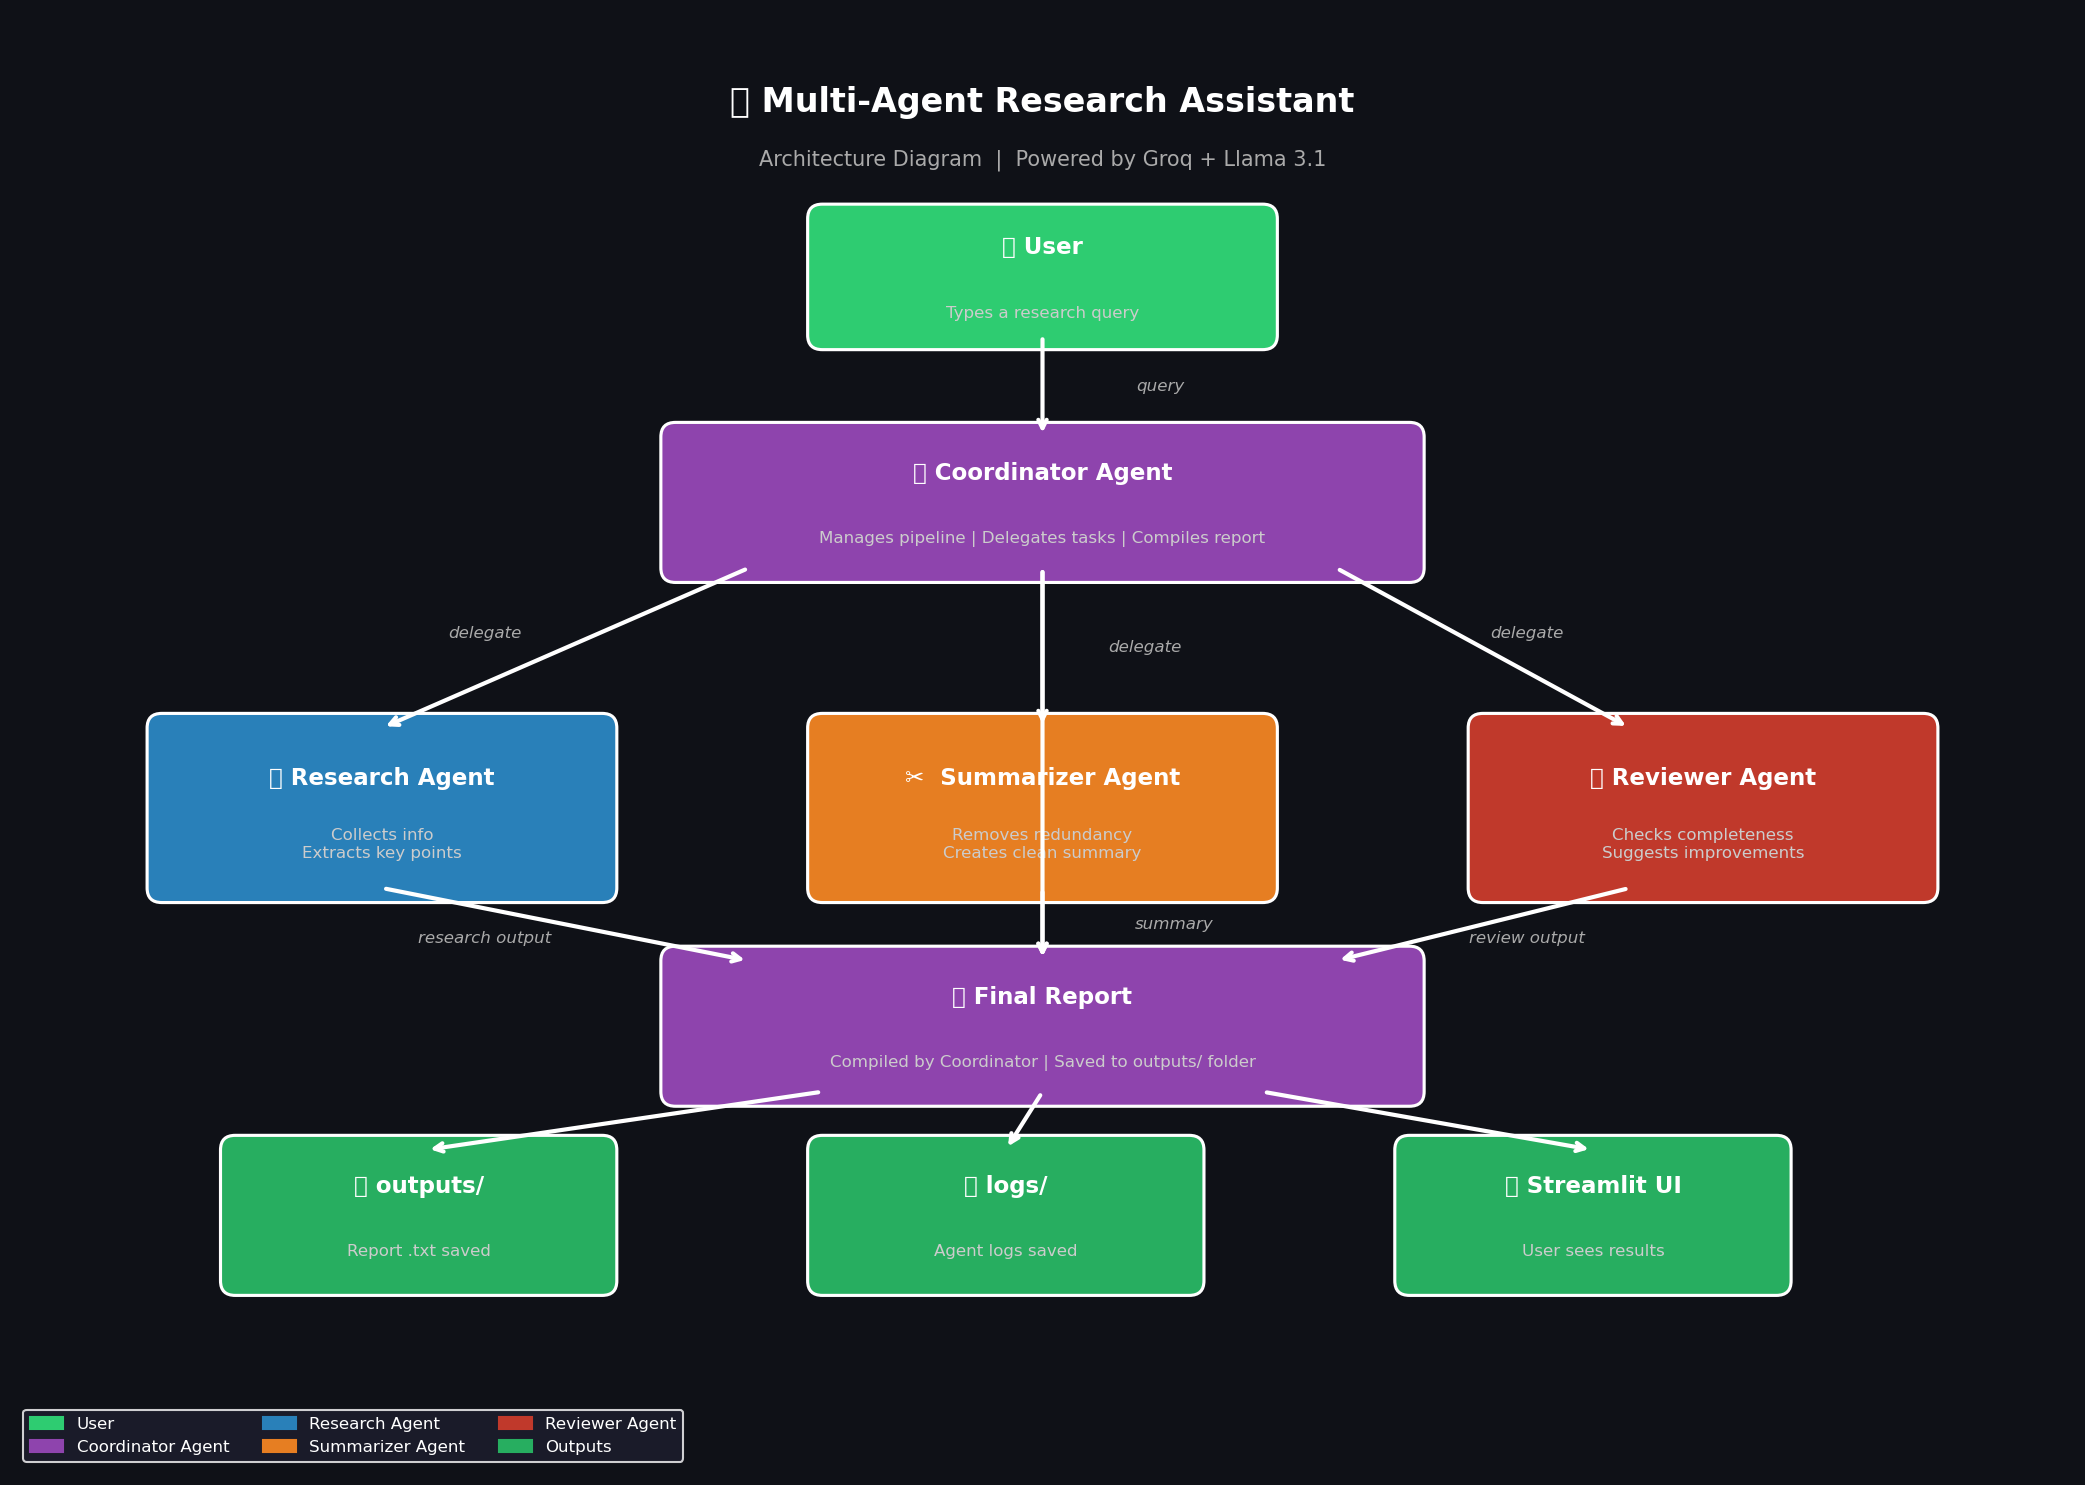

This figure's Python source:
# architecture_diagram.py
# This creates a beautiful architecture diagram for our project
# Run it to generate architecture_diagram.png

import matplotlib.pyplot as plt
import matplotlib.patches as mpatches
from matplotlib.patches import FancyBboxPatch, FancyArrowPatch

fig, ax = plt.subplots(1, 1, figsize=(14, 10))
ax.set_xlim(0, 14)
ax.set_ylim(0, 10)
ax.axis('off')
fig.patch.set_facecolor('#0f1117')
ax.set_facecolor('#0f1117')

# ── Helper functions ──────────────────────────────────────────────────────────
def draw_box(ax, x, y, w, h, color, text, subtext="", text_color="white"):
    box = FancyBboxPatch(
        (x, y), w, h,
        boxstyle="round,pad=0.1",
        facecolor=color,
        edgecolor="white",
        linewidth=1.5
    )
    ax.add_patch(box)
    ax.text(
        x + w/2, y + h/2 + (0.2 if subtext else 0),
        text,
        ha='center', va='center',
        fontsize=11, fontweight='bold',
        color=text_color
    )
    if subtext:
        ax.text(
            x + w/2, y + h/2 - 0.25,
            subtext,
            ha='center', va='center',
            fontsize=8, color='#cccccc'
        )

def draw_arrow(ax, x1, y1, x2, y2, color='white'):
    ax.annotate(
        '',
        xy=(x2, y2),
        xytext=(x1, y1),
        arrowprops=dict(
            arrowstyle='->', color=color,
            lw=2.0
        )
    )

def draw_label(ax, x, y, text, color='#aaaaaa'):
    ax.text(x, y, text, ha='center', va='center',
            fontsize=8, color=color, style='italic')

# ── Title ─────────────────────────────────────────────────────────────────────
ax.text(7, 9.4, '🤖 Multi-Agent Research Assistant',
        ha='center', va='center',
        fontsize=16, fontweight='bold', color='white')
ax.text(7, 9.0, 'Architecture Diagram  |  Powered by Groq + Llama 3.1',
        ha='center', va='center',
        fontsize=10, color='#aaaaaa')

# ── User Box ──────────────────────────────────────────────────────────────────
draw_box(ax, 5.5, 7.8, 3, 0.8,
         '#2ecc71', '👤 User',
         'Types a research query')

# ── Arrow: User → Coordinator ─────────────────────────────────────────────────
draw_arrow(ax, 7, 7.8, 7, 7.1)
draw_label(ax, 7.8, 7.45, 'query')

# ── Coordinator Box ───────────────────────────────────────────────────────────
draw_box(ax, 4.5, 6.2, 5, 0.9,
         '#8e44ad', '📋 Coordinator Agent',
         'Manages pipeline | Delegates tasks | Compiles report')

# ── Arrows: Coordinator → Each Agent ─────────────────────────────────────────
# To Research Agent
draw_arrow(ax, 5.0, 6.2, 2.5, 5.1)
draw_label(ax, 3.2, 5.75, 'delegate')

# To Summarizer Agent
draw_arrow(ax, 7.0, 6.2, 7.0, 5.1)
draw_label(ax, 7.7, 5.65, 'delegate')

# To Reviewer Agent
draw_arrow(ax, 9.0, 6.2, 11.0, 5.1)
draw_label(ax, 10.3, 5.75, 'delegate')

# ── Agent Boxes ───────────────────────────────────────────────────────────────
# Research Agent
draw_box(ax, 1.0, 4.0, 3, 1.1,
         '#2980b9', '🔍 Research Agent',
         'Collects info\nExtracts key points')

# Summarizer Agent
draw_box(ax, 5.5, 4.0, 3, 1.1,
         '#e67e22', '✂️  Summarizer Agent',
         'Removes redundancy\nCreates clean summary')

# Reviewer Agent
draw_box(ax, 10.0, 4.0, 3, 1.1,
         '#c0392b', '✅ Reviewer Agent',
         'Checks completeness\nSuggests improvements')

# ── Arrows: Agents → Coordinator ─────────────────────────────────────────────
draw_arrow(ax, 2.5, 4.0, 5.0, 3.5)
draw_label(ax, 3.2, 3.65, 'research output')

draw_arrow(ax, 7.0, 4.0, 7.0, 3.5)
draw_label(ax, 7.9, 3.75, 'summary')

draw_arrow(ax, 11.0, 4.0, 9.0, 3.5)
draw_label(ax, 10.3, 3.65, 'review output')

# ── Final Report Box ──────────────────────────────────────────────────────────
draw_box(ax, 4.5, 2.6, 5, 0.9,
         '#8e44ad', '📄 Final Report',
         'Compiled by Coordinator | Saved to outputs/ folder')

# ── Arrow: Coordinator → Final Report ────────────────────────────────────────
draw_arrow(ax, 7, 6.2, 7, 3.5)

# ── Output Boxes ─────────────────────────────────────────────────────────────
draw_box(ax, 1.5, 1.3, 2.5, 0.9,
         '#27ae60', '💾 outputs/',
         'Report .txt saved')

draw_box(ax, 5.5, 1.3, 2.5, 0.9,
         '#27ae60', '📊 logs/',
         'Agent logs saved')

draw_box(ax, 9.5, 1.3, 2.5, 0.9,
         '#27ae60', '🌐 Streamlit UI',
         'User sees results')

# ── Arrows to outputs ─────────────────────────────────────────────────────────
draw_arrow(ax, 5.5, 2.6, 2.8, 2.2)
draw_arrow(ax, 7.0, 2.6, 6.75, 2.2)
draw_arrow(ax, 8.5, 2.6, 10.75, 2.2)

# ── Legend ────────────────────────────────────────────────────────────────────
legend_items = [
    mpatches.Patch(color='#2ecc71', label='User'),
    mpatches.Patch(color='#8e44ad', label='Coordinator Agent'),
    mpatches.Patch(color='#2980b9', label='Research Agent'),
    mpatches.Patch(color='#e67e22', label='Summarizer Agent'),
    mpatches.Patch(color='#c0392b', label='Reviewer Agent'),
    mpatches.Patch(color='#27ae60', label='Outputs'),
]
legend = ax.legend(
    handles=legend_items,
    loc='lower left',
    fontsize=8,
    facecolor='#1e1e2e',
    edgecolor='white',
    labelcolor='white',
    ncol=3
)

plt.tight_layout()
plt.savefig('architecture_diagram.png', dpi=150,
            bbox_inches='tight', facecolor='#0f1117')
print("✅ Architecture diagram saved as architecture_diagram.png!")
plt.show()
